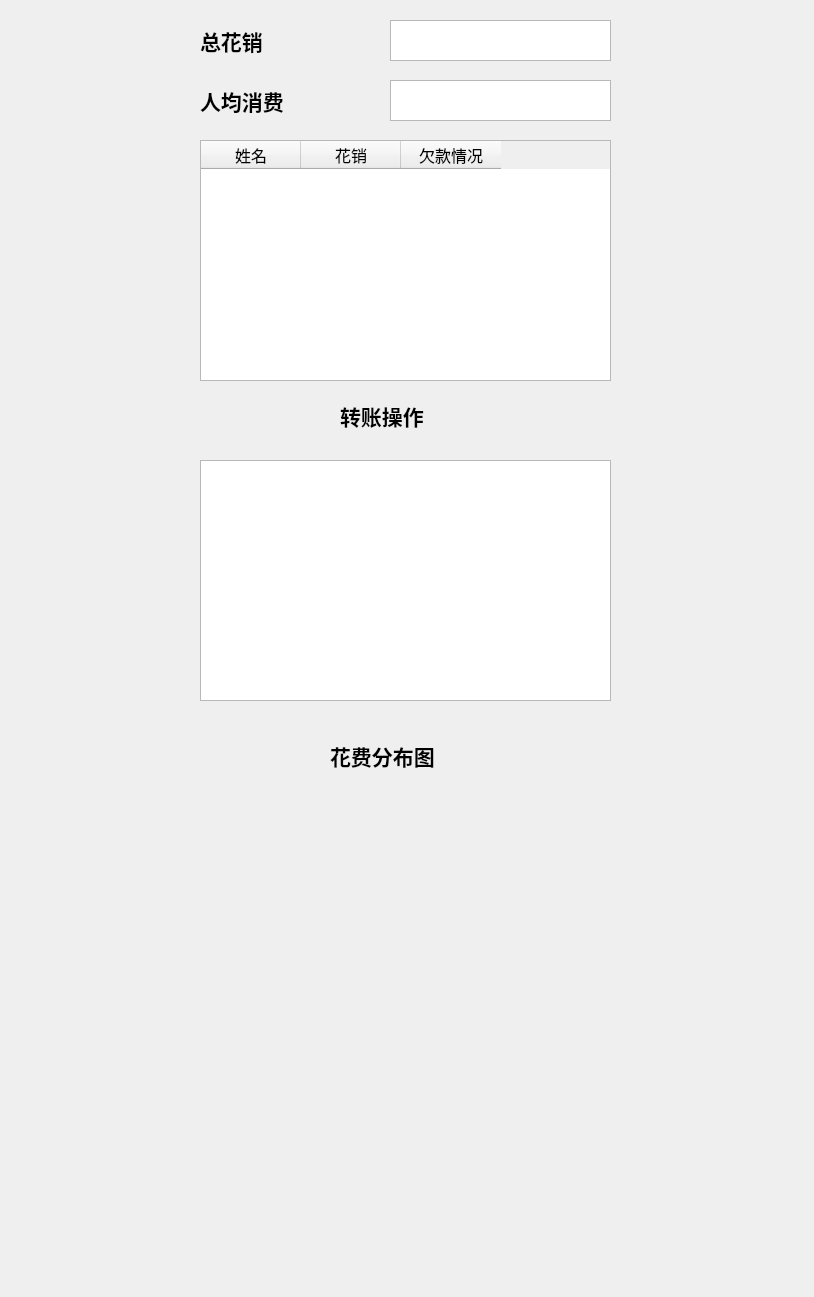
<?xml version="1.0" encoding="UTF-8"?>
<ui version="4.0">
 <class>Dialog</class>
 <widget class="QDialog" name="Dialog">
  <property name="geometry">
   <rect>
    <x>0</x>
    <y>0</y>
    <width>814</width>
    <height>1297</height>
   </rect>
  </property>
  <property name="windowTitle">
   <string>Dialog</string>
  </property>
  <widget class="QLabel" name="label">
   <property name="geometry">
    <rect>
     <x>200</x>
     <y>20</y>
     <width>91</width>
     <height>41</height>
    </rect>
   </property>
   <property name="font">
    <font>
     <pointsize>16</pointsize>
     <weight>75</weight>
     <bold>true</bold>
    </font>
   </property>
   <property name="text">
    <string>总花销</string>
   </property>
  </widget>
  <widget class="QTextBrowser" name="totalSpend">
   <property name="geometry">
    <rect>
     <x>390</x>
     <y>20</y>
     <width>221</width>
     <height>41</height>
    </rect>
   </property>
  </widget>
  <widget class="QTableWidget" name="table2Widget">
   <property name="geometry">
    <rect>
     <x>200</x>
     <y>140</y>
     <width>411</width>
     <height>241</height>
    </rect>
   </property>
   <column>
    <property name="text">
     <string>姓名</string>
    </property>
    <property name="font">
     <font>
      <pointsize>12</pointsize>
     </font>
    </property>
   </column>
   <column>
    <property name="text">
     <string>花销</string>
    </property>
    <property name="font">
     <font>
      <pointsize>12</pointsize>
     </font>
    </property>
   </column>
   <column>
    <property name="text">
     <string>欠款情况</string>
    </property>
    <property name="font">
     <font>
      <pointsize>12</pointsize>
     </font>
    </property>
   </column>
  </widget>
  <widget class="QLabel" name="label_2">
   <property name="geometry">
    <rect>
     <x>200</x>
     <y>80</y>
     <width>111</width>
     <height>41</height>
    </rect>
   </property>
   <property name="font">
    <font>
     <pointsize>16</pointsize>
     <weight>75</weight>
     <bold>true</bold>
    </font>
   </property>
   <property name="text">
    <string>人均消费</string>
   </property>
  </widget>
  <widget class="QTextBrowser" name="averageSpend">
   <property name="geometry">
    <rect>
     <x>390</x>
     <y>80</y>
     <width>221</width>
     <height>41</height>
    </rect>
   </property>
  </widget>
  <widget class="QLabel" name="label_3">
   <property name="geometry">
    <rect>
     <x>340</x>
     <y>400</y>
     <width>121</width>
     <height>31</height>
    </rect>
   </property>
   <property name="font">
    <font>
     <pointsize>16</pointsize>
     <weight>75</weight>
     <bold>true</bold>
    </font>
   </property>
   <property name="text">
    <string>转账操作</string>
   </property>
  </widget>
  <widget class="QListWidget" name="list2Widget">
   <property name="geometry">
    <rect>
     <x>200</x>
     <y>460</y>
     <width>411</width>
     <height>241</height>
    </rect>
   </property>
  </widget>
  <widget class="QLabel" name="label_4">
   <property name="geometry">
    <rect>
     <x>330</x>
     <y>740</y>
     <width>151</width>
     <height>31</height>
    </rect>
   </property>
   <property name="font">
    <font>
     <pointsize>16</pointsize>
     <weight>75</weight>
     <bold>true</bold>
    </font>
   </property>
   <property name="text">
    <string>花费分布图</string>
   </property>
  </widget>
 </widget>
 <resources/>
 <connections/>
</ui>
